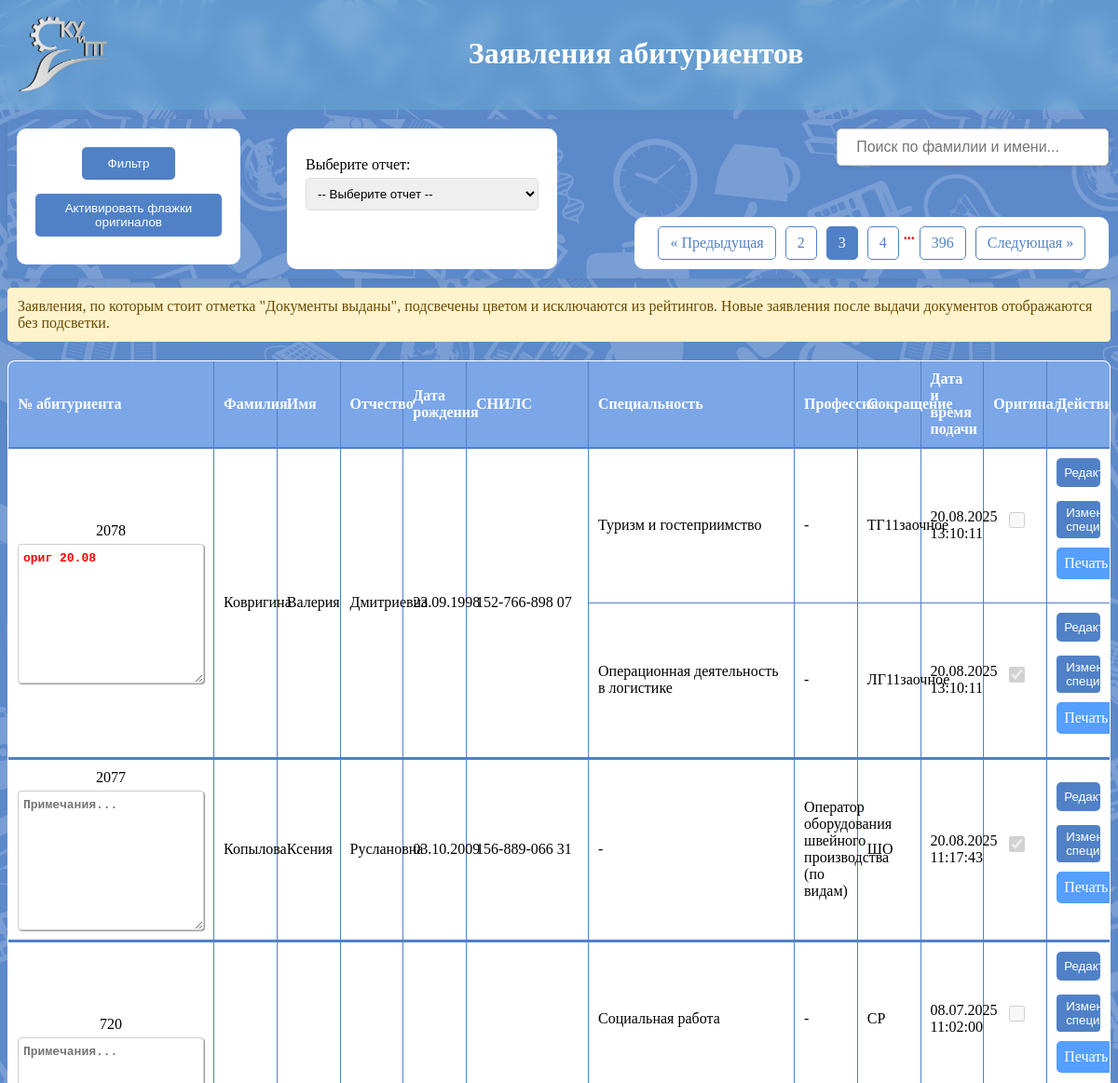
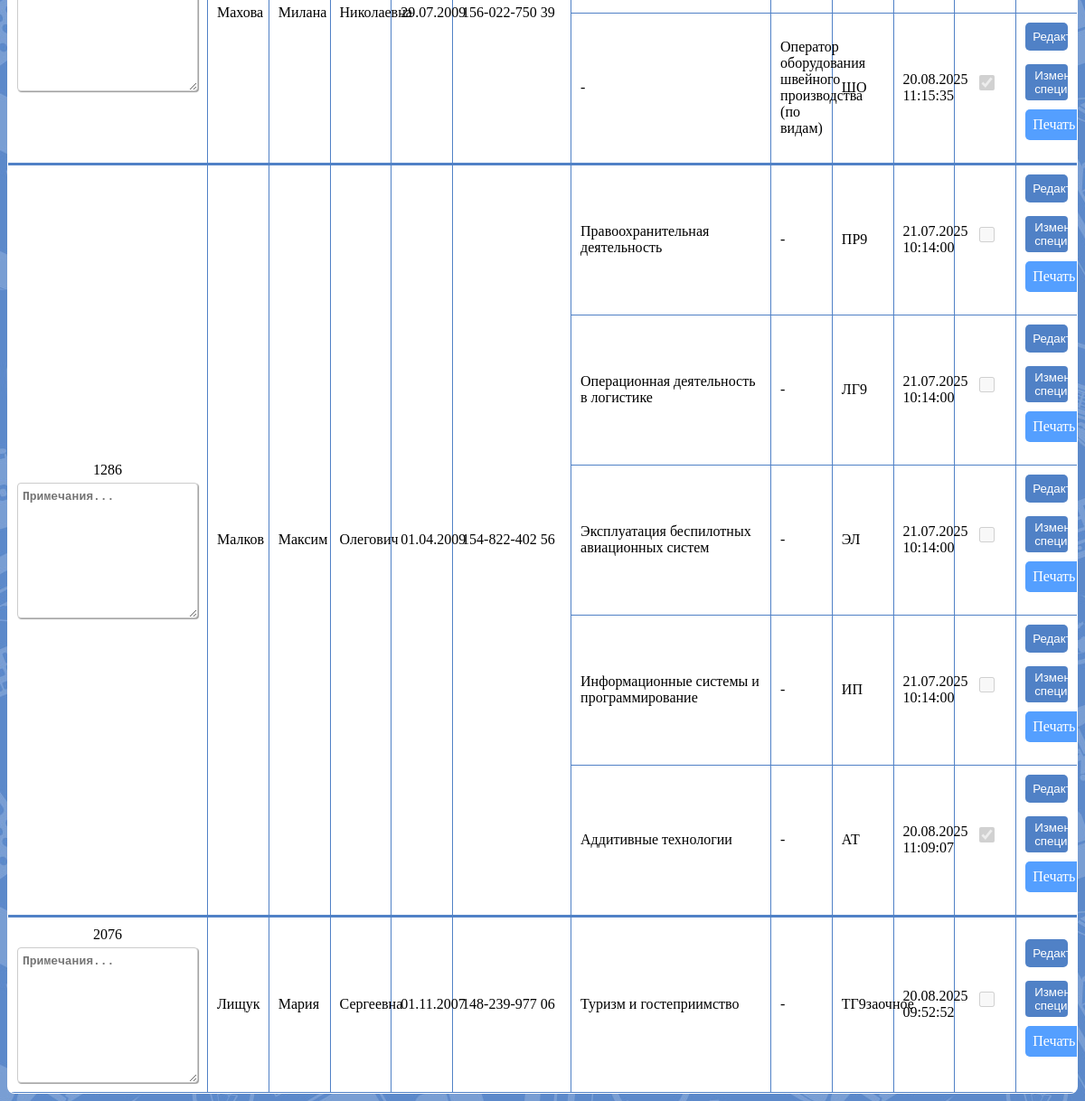
Page /pages/zayavleniya.php?page=3 on the committed database (2 pictures, top to bottom).
### tables this page shows
CREATE TABLE `zayav` (
  `id_zayav` int(11) NOT NULL,
  `id_abitur` int(11) NOT NULL,
  `id_spec_prof` int(11) DEFAULT NULL,
  `budzhet` int(11) DEFAULT '1',
  `date` datetime NOT NULL DEFAULT CURRENT_TIMESTAMP,
  `original` tinyint(1) NOT NULL DEFAULT '0',
  `comment` text,
  `issue_note` text,
  `group_id` int(11) DEFAULT NULL
);

CREATE TABLE `profec_spec` (
  `id_prof_spec` int(11) NOT NULL,
  `title` varchar(150) NOT NULL,
  `code` varchar(10) NOT NULL,
  `socr` varchar(20) NOT NULL,
  `ispitanie` int(11) DEFAULT NULL,
  `class` int(11) NOT NULL,
  `forma_obuch` int(11) NOT NULL,
  `kategoriya` int(11) NOT NULL,
  `programm` int(11) NOT NULL,
  `date_sobr` int(11) DEFAULT NULL,
  `date_okonch` int(11) DEFAULT NULL
);

### pages/zayavleniya.php (the view, shortened to what this page needs)
<?php
$host = 'localhost';
$user = 'root';
$password = 'root';
$dbname = 'pk_2025';
$conn = new mysqli($host, $user, $password, $dbname);
$limit = 5;
$page = isset($_GET['page']) ? max((int)$_GET['page'], 1) : 1;
$offset = ($page - 1) * $limit;
$sqlWhere = '';
$sql = "
SELECT
    abit.id_abit,
    abit.familiya,
    abit.imya,
    abit.otchestvo,
    abit.snils,
    abit.date_bd,
    MAX(zayav.date) as latest_date,
    (SELECT comment FROM zayav WHERE id_abitur = abit.id_abit AND comment IS NOT NULL ORDER BY date DESC LIMIT 1) as last_comment
FROM
    abit
JOIN zayav ON abit.id_abit = zayav.id_abitur
JOIN profec_spec ON zayav.id_spec_prof = profec_spec.id_prof_spec
JOIN kat_spec_prof ON profec_spec.kategoriya = kat_spec_prof.id_kat
WHERE 1 $sqlWhere
GROUP BY abit.id_abit, abit.familiya, abit.imya, abit.otchestvo, abit.snils, abit.date_bd
ORDER BY latest_date DESC
LIMIT ? OFFSET ?
";
$stmt = $conn->prepare($sql);
$stmt->bind_param("ii", $limit, $offset);
$stmt->execute();
$result = $stmt->get_result();
$sqlCount = "
SELECT COUNT(DISTINCT abit.id_abit) AS total
FROM abit
JOIN zayav ON abit.id_abit = zayav.id_abitur
JOIN profec_spec ON zayav.id_spec_prof = profec_spec.id_prof_spec
JOIN kat_spec_prof ON profec_spec.kategoriya = kat_spec_prof.id_kat
WHERE 1 $sqlWhere
";
$resultCount = $conn->query($sqlCount);
$totalAbit = $resultCount->fetch_assoc()['total'];
$totalPages = ceil($totalAbit / $limit);
$abitIds = array_column($result->fetch_all(MYSQLI_ASSOC), 'id_abit');
if (!empty($abitIds)) {
    $idsIn = implode(",", array_map('intval', $abitIds));
    $zayavQuery = "
    SELECT
        abit.id_abit,
        abit.familiya,
        abit.imya,
        abit.otchestvo,
        abit.snils,
        abit.date_bd,
        zayav.id_zayav,
        zayav.date,
        zayav.original,
        zayav.comment,
        zayav.issue_note,
        profec_spec.code,
        profec_spec.title AS spec_title,
        profec_spec.socr,
        kat_spec_prof.title AS kategoriya,
        (SELECT comment FROM zayav WHERE id_abitur = abit.id_abit AND comment IS NOT NULL ORDER BY date DESC LIMIT 1) as last_comment
    FROM
        zayav
    JOIN abit ON abit.id_abit = zayav.id_abitur
    JOIN profec_spec ON zayav.id_spec_prof = profec_spec.id_prof_spec
    JOIN kat_spec_prof ON profec_spec.kategoriya = kat_spec_prof.id_kat
    WHERE abit.id_abit IN ($idsIn)
    ORDER BY zayav.date DESC
    ";
    $zayavResult = $conn->query($zayavQuery);
    $abitData = [];
    while ($row = $zayavResult->fetch_assoc()) {
        $idAbit = $row['id_abit'];
        if (!isset($abitData[$idAbit])) {
            $abitData[$idAbit]['familiya'] = $row['familiya'];
            $abitData[$idAbit]['imya'] = $row['imya'];
            $abitData[$idAbit]['otchestvo'] = $row['otchestvo'];
            $abitData[$idAbit]['snils'] = $row['snils'];
            $abitData[$idAbit]['date_bd'] = $row['date_bd'];
            $abitData[$idAbit]['last_comment'] = $row['last_comment'];
        }
        $abitData[$idAbit]['zayavleniya'][] = [
            'code' => $row['code'],
            'spec_title' => $row['kategoriya'] === 'Специальность' ? $row['spec_title'] : '-',
            'profession' => $row['kategoriya'] === 'Профессия' ? $row['spec_title'] : '-',
            'socr' => $row['socr'],
            'date' => $row['date'],
            'id_zayav' => $row['id_zayav'],
            'original' => $row['original'],
            'comment' => $row['comment'],
            'issue_note' => isset($row['issue_note']) ? $row['issue_note'] : null
        ];
    }
}
?>
<!DOCTYPE html>
<html lang="ru">
<head>
    <link rel="stylesheet" href="css/styles.css">
</head>
<body>
<header>
    <div class="blur">
        <img src="img/ykuipt_logo.png" alt="Логотип"><h1>Заявления абитуриентов</h1>
    </div>
</header>
<div class = "search-and-filter">
    <div class = "filter-otchet">
        <div class="filter-cont-btn">
            <button id="openFilter" class="filter-btn">Фильтр</button>
            <button id="activateCheckboxes" class="button">Активировать флажки оригиналов</button>
        </div>
        <div class = "otchet">
    <label for="reportSelector">Выберите отчет:</label>
    <select id="reportSelector" onchange="showReport()">
        <option value="">-- Выберите отчет --</option>
    </select>
    <br><br>
        </div>
    </div>
<div id = "searchContainer">
    <form id="searchForm" method="GET" action="">
        <input type="text" name="search" id="searchInput" placeholder="Поиск по фамилии и имени..."
            value="<?= htmlspecialchars($_GET['search'] ?? '') ?>">
    </form>
</div>
<div class="pagination-filter">
    <?php
    $params = $_GET;
    unset($params['page']);
    $queryString = http_build_query($params);
    function pageLink($pageNum, $currentPage, $queryString) {
        $active = $pageNum == $currentPage ? 'active' : '';
        $link = '?page=' . $pageNum . ($queryString ? '&' . $queryString : '');
        return '<a href="' . htmlspecialchars($link) . '" class="' . $active . '">' . htmlspecialchars($pageNum) . '</a>';
    }
    if ($page > 1) {
        echo '<a href="?page=' . ($page - 1) . ($queryString ? '&' . $queryString : '') . '">« Предыдущая</a>';
    }
    for ($i = max(1, $page - 1); $i <= min($totalPages, $page + 1); $i++) {
        echo pageLink($i, $page, $queryString);
    }
    if ($page < $totalPages - 1) {
        if ($page + 1 < $totalPages - 1) {
            echo '<span>...</span>';
        }
        echo pageLink($totalPages, $page, $queryString);
    }
    if ($page < $totalPages) {
        echo '<a href="?page=' . ($page + 1) . ($queryString ? '&' . $queryString : '') . '">Следующая »</a>';
    }
    ?>
</div>
</div>
    <?php if (empty($abitData)) : ?>
    <div class = "no-zayav">
        <p>Нет заявлений для отображения</p>
    </div>
    <?php else : ?>
    <div class="issued-legend">
        Заявления, по которым стоит отметка "Документы выданы", подсвечены цветом и исключаются из рейтингов. Новые заявления после выдачи документов отображаются без подсветки.
    </div>
    <table id = "table_zayav">
    <thead>
        <tr>
            <th class="th1">№ абитуриента</th>
            <th>Фамилия</th>
            <th>Имя</th>
            <th>Отчество</th>
            <th>Дата рождения</th>
            <th class="th2">СНИЛС</th>
            <th>Специальность</th>
            <th>Профессия</th>
            <th>Сокращение</th>
            <th>Дата и время подачи</th>
            <th>Оригинал</th>
            <th>Действия</th>
        </tr>
    </thead>
    <tbody>
    <?php
foreach ($abitData as $idAbit => $data) {
    $rowCount = count($data['zayavleniya']);
    if (isset($data['zayavleniya'])) {
        usort($data['zayavleniya'], function($a, $b) {
            return $a['id_zayav'] - $b['id_zayav'];
        });
    }
    echo "<tr class='abit-border-top'><td colspan='12'></td></tr>";
    $firstZayav = array_shift($data['zayavleniya']);
    $isIssued = !empty($firstZayav['issue_note']) && strpos($firstZayav['issue_note'], 'Документы выданы') === 0;
    $issueNote = $isIssued ? htmlspecialchars($firstZayav['issue_note']) : '';
    echo "<tr>";
        echo "<td rowspan='$rowCount' class='td-id'>
            <div class='td-id-content'>" . htmlspecialchars($idAbit) . "
            <textarea
                class='notes-textarea'
                data-abit-id='" . $idAbit . "'
                placeholder='Примечания...'>" . htmlspecialchars($data['last_comment'] ?? '') . "</textarea>
            </div>
        </td>";
    echo "<td rowspan='$rowCount'>" . htmlspecialchars($data['familiya']) . "</td>";
    echo "<td rowspan='$rowCount'>" . htmlspecialchars($data['imya']) . "</td>";
    echo "<td rowspan='$rowCount'>" . htmlspecialchars($data['otchestvo']) . "</td>";
    echo "<td rowspan='$rowCount'>" . date("d.m.Y", strtotime($data['date_bd'])) . "</td>";
    echo "<td rowspan='$rowCount'>" . htmlspecialchars($data['snils']) . "</td>";
    $issueLabel = $issueNote ? "<div class='issued-label'>{$issueNote}</div>" : '';
    $issuedCellClass = $issueNote ? " class='issued-cell'" : '';
    $applyToSpec = $firstZayav['spec_title'] !== '-';
    $specContent = $applyToSpec ? $issueLabel . $firstZayav['spec_title'] : $firstZayav['spec_title'];
    $profContent = !$applyToSpec ? $issueLabel . $firstZayav['profession'] : $firstZayav['profession'];
    echo "<td{$issuedCellClass}>{$specContent}</td>";
    echo "<td{$issuedCellClass}>{$profContent}</td>";
    echo "<td{$issuedCellClass}>" . htmlspecialchars($firstZayav['socr']) . "</td>";
    echo "<td{$issuedCellClass}>" . date("d.m.Y H:i:s", strtotime($firstZayav['date'])) . "</td>";
    $checked = $firstZayav['original'] == 1 ? 'checked' : '';
    echo "<td{$issuedCellClass}><input type='checkbox' class='checkbox-original' data-id='" . $firstZayav['id_zayav'] . "' data-abit-id='" . $idAbit . "' $checked disabled></td>";
    echo "<td{$issuedCellClass}>";
    echo '<button class="btn btn-info view-details" data-id="' . $firstZayav['id_zayav'] . '">Редактировать</button>';
    echo '<button class="btn btn-warning change-spec" data-id="' . $firstZayav['id_zayav'] . '">Изменить специальность</button>';
    echo "<a href='otchet/print_application.php?id=" . $firstZayav['id_zayav'] . "' class='button-print'>Печать</a>";
    echo "</td>";
    echo "</tr>";
    foreach ($data['zayavleniya'] as $zayav) {
        $isIssuedRow = !empty($zayav['issue_note']) && strpos($zayav['issue_note'], 'Документы выданы') === 0;
        $issueNoteRow = $isIssuedRow ? htmlspecialchars($zayav['issue_note']) : '';
        $issueLabelRow = $issueNoteRow ? "<div class='issued-label'>{$issueNoteRow}</div>" : '';
        $issuedCellClassRow = $issueNoteRow ? " class='issued-cell'" : '';
        $applyToSpecRow = $zayav['spec_title'] !== '-';
        $specContentRow = $applyToSpecRow ? $issueLabelRow . $zayav['spec_title'] : $zayav['spec_title'];
        $profContentRow = !$applyToSpecRow ? $issueLabelRow . $zayav['profession'] : $zayav['profession'];
        echo "<tr>";
        echo "<td{$issuedCellClassRow}>{$specContentRow}</td>";
        echo "<td{$issuedCellClassRow}>{$profContentRow}</td>";
        echo "<td{$issuedCellClassRow}>" . htmlspecialchars($zayav['socr']) . "</td>";
        echo "<td{$issuedCellClassRow}>" . date("d.m.Y H:i:s", strtotime($zayav['date'])) . "</td>";
        $checked = $zayav['original'] == 1 ? 'checked' : '';
        echo "<td{$issuedCellClassRow}><input type='checkbox' class='checkbox-original' data-id='" . $zayav['id_zayav'] . "' data-abit-id='" . $idAbit . "' $checked disabled></td>";
        echo "<td{$issuedCellClassRow}>";
        echo '<button class="btn btn-info view-details" data-id="' . $zayav['id_zayav'] . '">Редактировать</button>';
        echo '<button class="btn btn-warning change-spec" data-id="' . $zayav['id_zayav'] . '">Изменить специальность</button>';
        echo "<a href='otchet/print_application.php?id=" . $zayav['id_zayav'] . "' class='button-print'>Печать</a>";
        echo "</td>";
        echo "</tr>";
    }
    echo "<tr class='abit-border-bottom'><td colspan='12'></td></tr>";
}
?>
    </tbody>
</table>
<?php endif; ?>
</body>
</html>

### css/styles.css (style rules this page uses)
body { font-family: 'Times New Roman', Times, serif; background: url(../img/fon.jpg); }
header img { width: 100px; vertical-align: middle; }
.blur { display: flex; color: white; gap: 33%; background: rgba(119,221,231, 0.2); backdrop-filter: blur(8px); padding: 20px; margin: -10px -8px 10px; }
label { display: block; margin: 10px 0 5px; }
input { width: 91% !important; height: 8px; }
input, select, button, .button-print { width: 100%; padding: 8px; margin-bottom: 15px; border: 1px solid #ddd; border-radius: 5px; }
button, .button-print { width: 100%; display:inline-block; background-color: #5081c6; color: #fff; border: none; cursor: pointer; }
.button-print { text-align: center; width: 95% !important; background-color: #549fff !important; text-decoration: none; }
.checkbox-original { height: 17px !important; cursor: pointer; }
span { color: red; font-weight: bolder; }
table { width: 100%; border-collapse: collapse; margin-top: 20px; background-color: white; border-radius: 8px; overflow: hidden; box-sizing: border-box; }
.abit-border-top td, .abit-border-bottom td { padding: 0; }
table, td, th { border: 1px solid #5081c6; }
.th1 { border-top-left-radius: 8px; }
.th2 { width: 110px; }
th, td { padding: 10px; text-align: left; }
th { background-color: #7ba6e7; color: white; }
textarea { padding: 10px; width: 89%; max-width: 89%; max-height: 100px; line-height: 1.5; border-radius: 5px; border: 1px solid #ccc; box-shadow: 1px 1px 1px #999; }
.notes-textarea { width: 100%; max-width: 100%; min-height: 150px; max-height: 200px; resize: vertical; margin-top: 5px; padding: 5px; font-size: 13px; font-weight: bold; color: red; box-sizing: border-box; overflow: auto; border: 1px solid #ccc; border-radius: 4px; }
.td-id { text-align: center; }
.td-id-content { display: flex; flex-direction: column; align-items: stretch; }
.filter-cont-btn { background: white; padding: 20px; margin-right: 50px; border-radius: 10px; width: 200px; height: 70%; text-align: left; position: relative; }
.filter-btn { margin-left: 50px; padding: 10px 20px; width: 100px !important; background-color: #5081c6; color: white; border: none; cursor: pointer; border-radius: 5px; }
.search-and-filter { display: flex; position: sticky; top: 0; left: 0; width: 99%; border: none; border-radius: 5px; background-image: url(../img/fon.jpg); z-index: 500; padding: 10px; box-shadow: 0 2px 10px rgba(0, 0, 0, 0.1); }
#searchContainer { display: flex; justify-content: flex-end; margin-bottom: 10px; width: 100%; }
#searchInput { padding: 15px 20px; font-size: 16px; border: 1px solid #ccc; border-radius: 5px; width: 250px !important; box-shadow: 2px 2px 5px rgba(0, 0, 0, 0.1); transition: 0.3s; }
.pagination-filter { display: inline-flex; justify-content: center; position: absolute; bottom: 10px; right: 10px; background: white; padding: 10px 20px; border-radius: 10px; }
.pagination-filter a { padding: 8px 12px; margin: 0 5px; text-decoration: none; color: #5081c6; border: 1px solid #5081c6; border-radius: 5px; }
.pagination-filter a.active { background-color: #5081c6; color: white; }
.filter-otchet { display: flex; }
.otchet { background: white; padding: 20px; border-radius: 10px; width: 250px; text-align: left; position: relative; overflow-y: auto; max-height: 100%; }
.btn-warning { background-color: #5081c6; color: #ffffff; border: none; padding: 5px 10px; border-radius: 4px; cursor: pointer; margin-right: 5px; margin-bottom: 10px; display: inline-block; }
.issued-legend { margin: 10px 0; padding: 10px; background: #fff3cd; border: 1px solid #ffeeba; color: #6c4a00; border-radius: 4px; }
#table_zayav { table-layout: fixed; width: 100%; }
#table_zayav th:nth-child(1), #table_zayav td:nth-child(1) { width: 200px; }
#table_zayav th:nth-child(7), #table_zayav td:nth-child(7) { width: 200px; }

### rows in the picture
zayav: idAbit "2078", value "ориг 20.08", familiya "Ковригина", imya "Валерия", otchestvo "Дмитриевна", date_bd "23.09.1998", snils "152-766-898 07", specContent "Туризм и гостеприимство", id_spec_prof.title "-", id_spec_prof.socr "ТГ11заочное", date "20.08.2025 13:10:11"
zayav: specContentRow "Операционная деятельность в логистике", id_spec_prof.title "-", id_spec_prof.socr "ЛГ11заочное", date "20.08.2025 13:10:11"
zayav: issue_note.title "Оператор оборудования швейного производства (по видам)", date "20.08.2025 11:17:43"
profec_spec: socr "ШО"
zayav: idAbit "720", value "Примечания...", familiya "Махова", imya "Милана", otchestvo "Николаевна", date_bd "29.07.2009", snils "156-022-750 39", specContent "Социальная работа", id_spec_prof.title "-", id_spec_prof.socr "СР", date "08.07.2025 11:02:00"
zayav: specContentRow "-", issue_note.title "Оператор оборудования швейного производства (по видам)", id_spec_prof.socr "ШО", date "20.08.2025 11:15:35"
zayav: idAbit "1286", value "Примечания...", familiya "Малков", imya "Максим", otchestvo "Олегович", date_bd "01.04.2009", snils "154-822-402 56", specContent "Правоохранительная деятельность", id_spec_prof.title "-", id_spec_prof.socr "ПР9", date "21.07.2025 10:14:00"
zayav: specContentRow "Операционная деятельность в логистике", id_spec_prof.title "-", id_spec_prof.socr "ЛГ9", date "21.07.2025 10:14:00"
zayav: specContentRow "Эксплуатация беспилотных авиационных систем", id_spec_prof.title "-", id_spec_prof.socr "ЭЛ", date "21.07.2025 10:14:00"
zayav: specContentRow "Информационные системы и программирование", id_spec_prof.title "-", id_spec_prof.socr "ИП", date "21.07.2025 10:14:00"
zayav: specContentRow "Аддитивные технологии", id_spec_prof.title "-", id_spec_prof.socr "АТ", date "20.08.2025 11:09:07"
zayav: idAbit "2076", value "Примечания...", familiya "Лищук", imya "Мария", otchestvo "Сергеевна", date_bd "01.11.2007", snils "148-239-977 06", specContent "Туризм и гостеприимство", id_spec_prof.title "-", id_spec_prof.socr "ТГ9заочное", date "20.08.2025 09:52:52"

### other values in the picture
$pageNum "2"
$pageNum "3"
$pageNum "4"
$pageNum "396"
$idAbit "2077"
$data['familiya'] "Копылова"
$data['imya'] "Ксения"
$data['otchestvo'] "Руслановна"
date("d.m.Y", strtotime($data['date_bd'])) "03.10.2009"
$data['snils'] "156-889-066 31"
$specContent "-"
